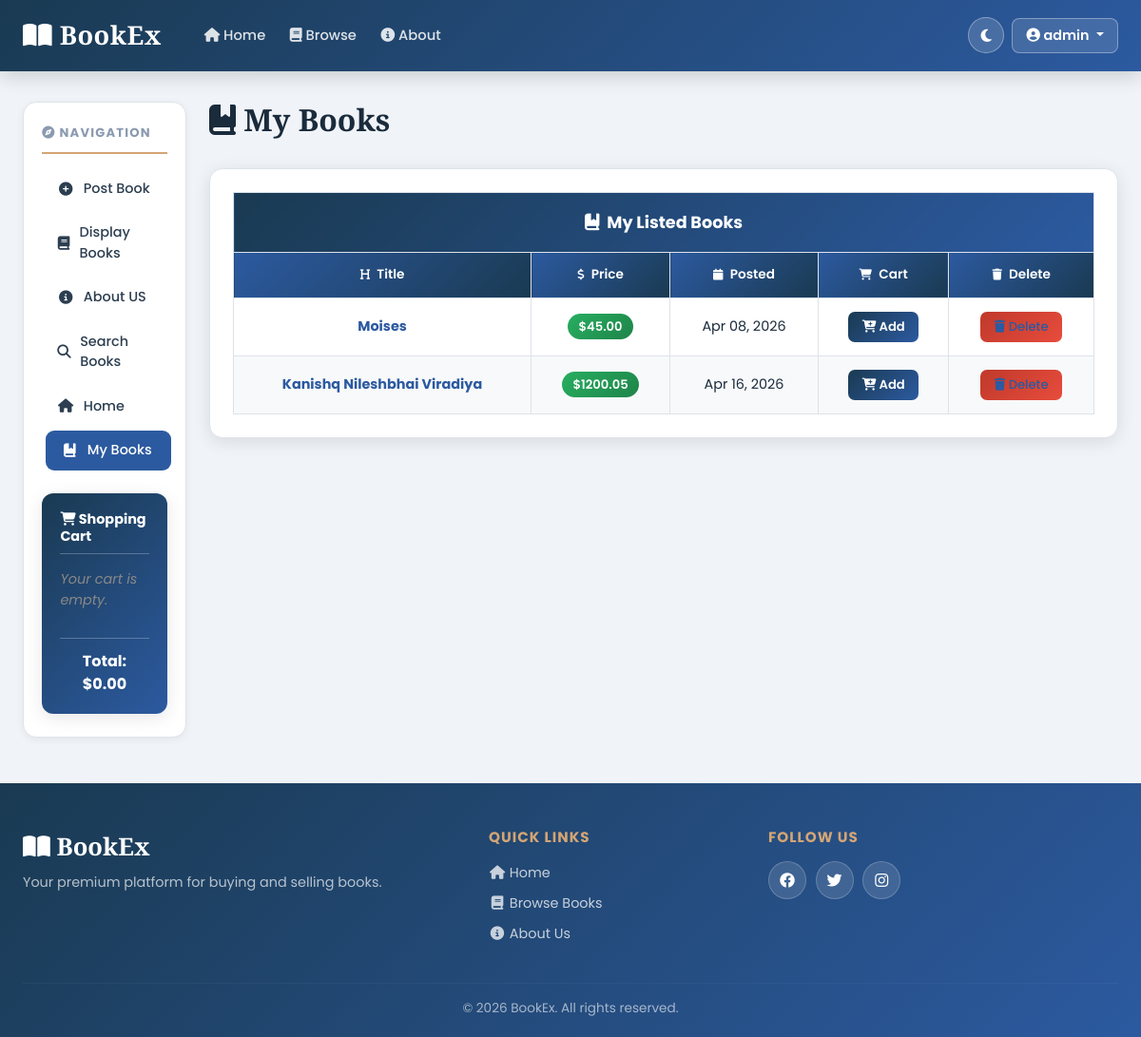
The app's page /mybooks (signed in), older data.
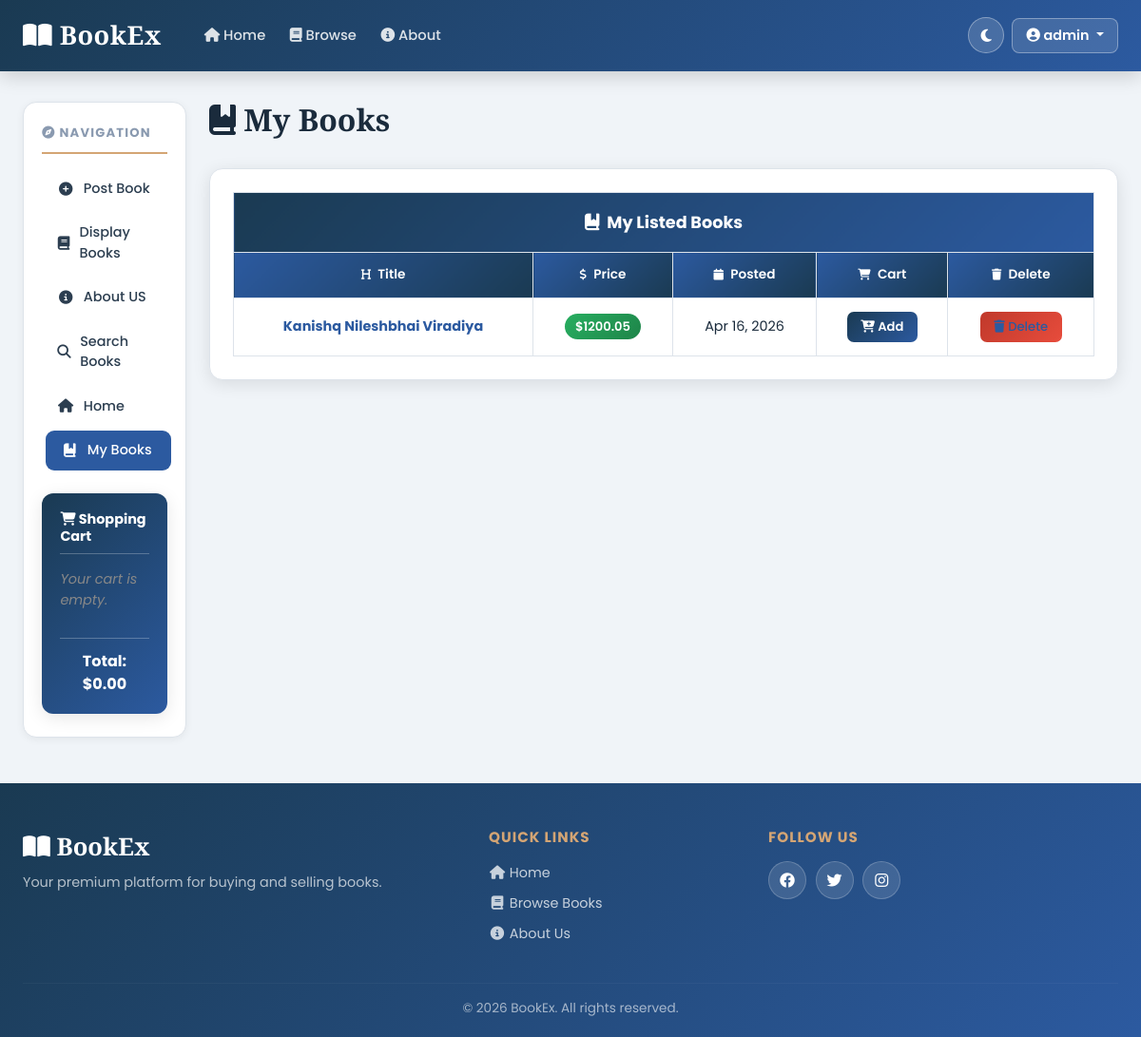
The same page, newer data.
### bookMng/models.py (models this page shows, shortened)
class MainMenu(models.Model):
    item = models.CharField(max_length=300, unique=True)
    link = models.CharField(max_length=300, unique=True)

class Book(models.Model):
    name = models.CharField(max_length=200)
    web = models.URLField(max_length=300)
    price = models.DecimalField(decimal_places=2, max_digits=8)
    publishdate = models.DateField(auto_now=True)
    picture = models.FileField(upload_to='bookEx/static/uploads')
    pic_path = models.CharField(max_length=300, editable=False, blank=True)
    username = models.ForeignKey(User, blank=True, null=True, on_delete=models.CASCADE)

### bookMng/views.py (the view)
# urls.py: path('mybooks', views.mybooks, name='mybooks'),
def mybooks(request):
    books = Book.objects.filter(username=request.user)
    for b in books:
        b.pic_path = b.picture.url[14:]
    return render(request,
                  'bookMng/mybooks.html',
                  {
                      'item_list': MainMenu.objects.all(),
                      'books': books
                  })

### bookEx/templates/bookMng/mybooks.html (shortened to what this page needs)
{% extends "base.html" %}
{% load static %}
{% block sidenav %}{% include "bookMng/_sidenav.html" %}{% endblock sidenav %}
{% block content %}
<h1><i class="fas fa-book-bookmark"></i> My Books</h1>
{% if books %}
<div class="table-container">
   <table class="professional-table">
      <thead>
         <tr class="table-title-row">
            <th colspan="{% if user.is_authenticated %}5{% else %}3{% endif %}">
               <i class="fas fa-book-bookmark me-2"></i>My Listed Books
            </th>
         </tr>
         <tr>
            <th> Title</th>
            <th> Price</th>
            <th> Posted</th>
            {% if user.is_authenticated %}
            <th> Cart</th>
            <th> Delete</th>
            {% endif %}
         </tr>
      </thead>
      <tbody>
         {% for book in books %}
         <tr>
            <td><a href="book_detail/{{ book.id }}"><strong>{{ book.name }}</strong></a></td>
            <td><span class="price-badge">${{ book.price }}</span></td>
            <td>{{ book.publishdate|date:"M d, Y" }}</td>
            {% if user.is_authenticated %}
            <td>
               <button class="btn-cart"
                  onclick="addToCart('{{ book.id }}', '{{ book.name|escapejs }}', '{{ book.price }}')">
                  <i class="fas fa-cart-plus"></i> Add
               </button>
            </td>
            <td>
               <a href="book_delete/{{ book.id }}" class="btn-delete"
                  onclick="return confirm('Delete \'{{ book.name|escapejs }}\'? This cannot be undone.')">
                  <i class="fas fa-trash"></i> Delete
               </a>
            </td>
            {% endif %}
         </tr>
         {% endfor %}
      </tbody>
   </table>
</div>
{% endif %}
{% endblock content %}

### bookEx/templates/bookMng/_sidenav.html
{% for item in item_list %}
<li class="nav-item">
    <a class="nav-link sidebar-link" href="{{ item.link }}">
        {% if item.link == "/" %}
        <i class="fas fa-home"></i>
        {% elif item.link == "/postbook" %}
        <i class="fas fa-plus-circle"></i>
        {% elif item.link == "/displaybooks" %}
        <i class="fas fa-book"></i>
        {% elif "aboutus" in item.link %}
        <i class="fas fa-info-circle"></i>
        {% elif "searchbooks" in item.link %}
        <i class="fas fa-search"></i>
        {% elif item.link == "/mybooks" %}
        <i class="fas fa-book-bookmark"></i>
        {% elif "inbox" in item.link %}
        <i class="fas fa-envelope"></i>
        {% else %}
        <i class="fas fa-link"></i>
        {% endif %}
        {{ item.item }}
    </a>
</li>
{% endfor %}

Row changes from the older to the newer data that the page shows:
removed Book: name "Moises", price "45.00", publishdate "Apr 08, 2026"
